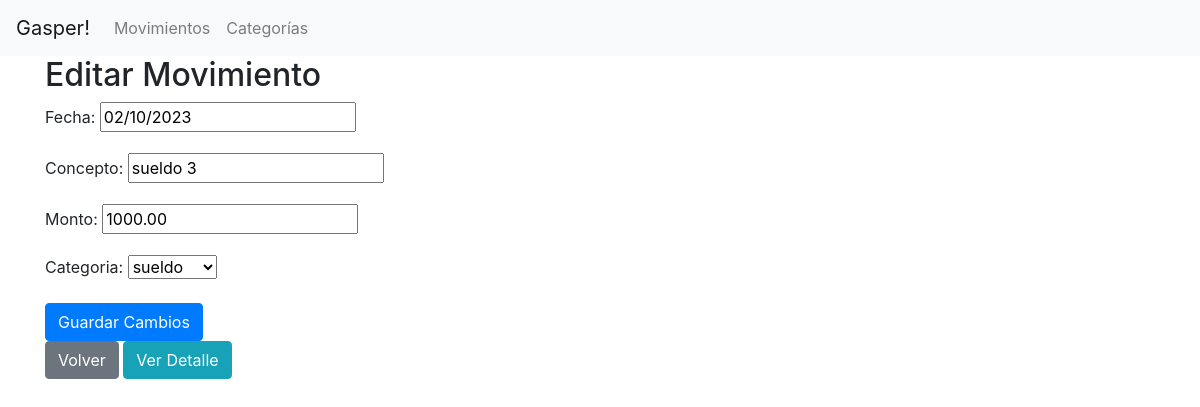
/app/movimientos/editar/5/, run on an earlier commit of the app's database.
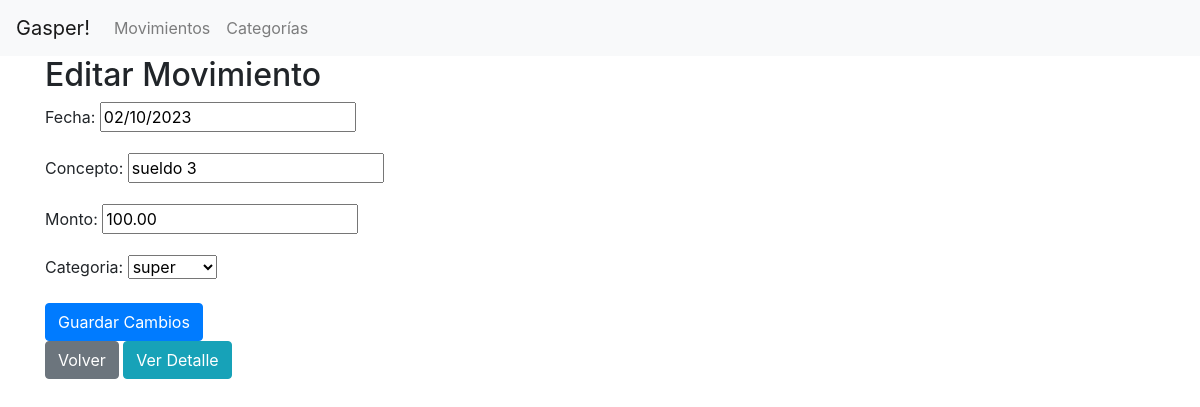
And on a later commit of the database.
### app/models.py (models this page shows, shortened)
class Movimiento(models.Model):
    fecha = models.DateField()
    concepto = models.CharField(max_length=200)
    monto = models.DecimalField(max_digits=10, decimal_places=2)
    categoria = models.ForeignKey(Categoria, on_delete=models.CASCADE)

### app/views.py (the view, shortened to what this page needs)
class EditarMovimientoView(UpdateView):
    model = Movimiento
    form_class = MovimientoForm
    template_name = "app/editar_movimiento.html"
    success_url = reverse_lazy("app:ver_movimientos")

### app/forms.py
class MovimientoForm(forms.ModelForm):
    class Meta:
        model = Movimiento
        fields = '__all__'

### app/models.py (called while the page is built)
    def __str__(self):
        return self.nombre

### app/templates/app/editar_movimiento.html
{% extends "app/base.html" %} {% block content %}
<h2>Editar Movimiento</h2>
<form method="post">
  {% csrf_token %} {{ form.as_p }}
  <button type="submit" class="btn btn-primary">Guardar Cambios</button>
</form>
<a href="{% url 'app:ver_movimientos' %}" class="btn btn-secondary">Volver</a>
<a href="{% url 'app:detalle_movimiento' object.pk %}" class="btn btn-info"
  >Ver Detalle</a
>
{% endblock %}

What changed in the data, as far as the page shows it:
changed Movimiento "sueldo 3": monto "1000.00" → "100.00"; categoria "sueldo" → "super"
